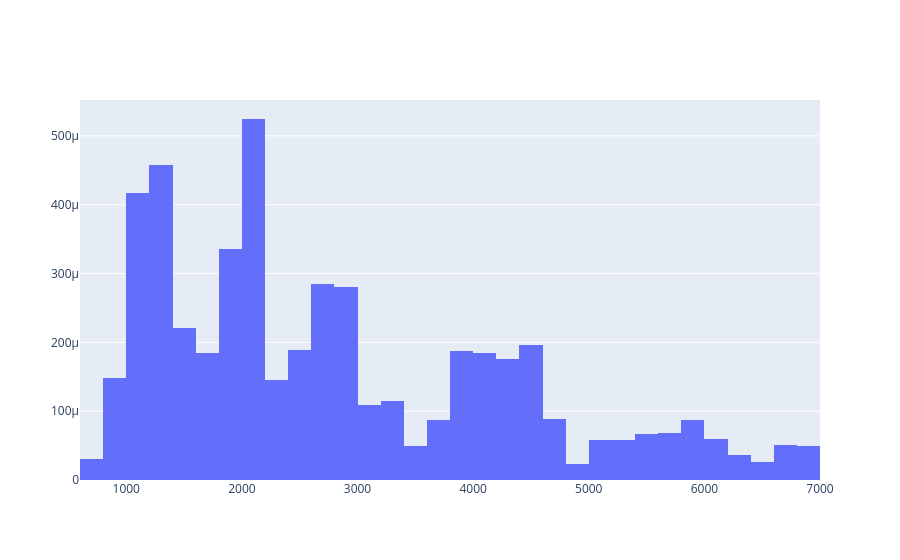

Notebook source saved alongside this figure:
### Code cell
# Histogram
graph = go.Figure()
hist = go.Histogram(x = prices, histnorm = 'probability density', nbinsx = 60)
graph.add_trace(hist)
graph.show()

### Figure 1 — Plotly figure (JSON) as saved in the notebook; plotly's stock layout.template omitted (floating-point values rounded to 4 significant figures; data arrays with more than 128 entries replaced by an {"elided": "..."} marker saying what was removed)
{"data": [{"histnorm": "probability density", "nbinsx": 60, "type": "histogram", "x": {"elided": "4289 float values"}}], "layout": {}}
